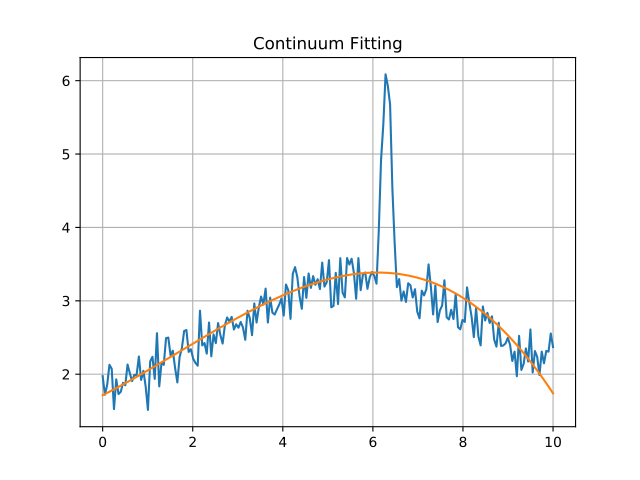

The script that drew this image:
import numpy as np
import matplotlib.pyplot as plt

from astropy.modeling import models
from astropy import units as u

from specutils.spectra import Spectrum1D, SpectralRegion
from specutils.fitting import fit_generic_continuum

np.random.seed(0)
x = np.linspace(0., 10., 200)
y = 3 * np.exp(-0.5 * (x - 6.3)**2 / 0.1**2)
y += np.random.normal(0., 0.2, x.shape)

y_continuum = 3.2 * np.exp(-0.5 * (x - 5.6)**2 / 4.8**2)
y += y_continuum

spectrum = Spectrum1D(flux=y*u.Jy, spectral_axis=x*u.um)

g1_fit = fit_generic_continuum(spectrum)

y_continuum_fitted = g1_fit(x)

plt.plot(x, y)
plt.plot(x, y_continuum_fitted)
plt.title('Continuum Fitting')
plt.grid('on')
